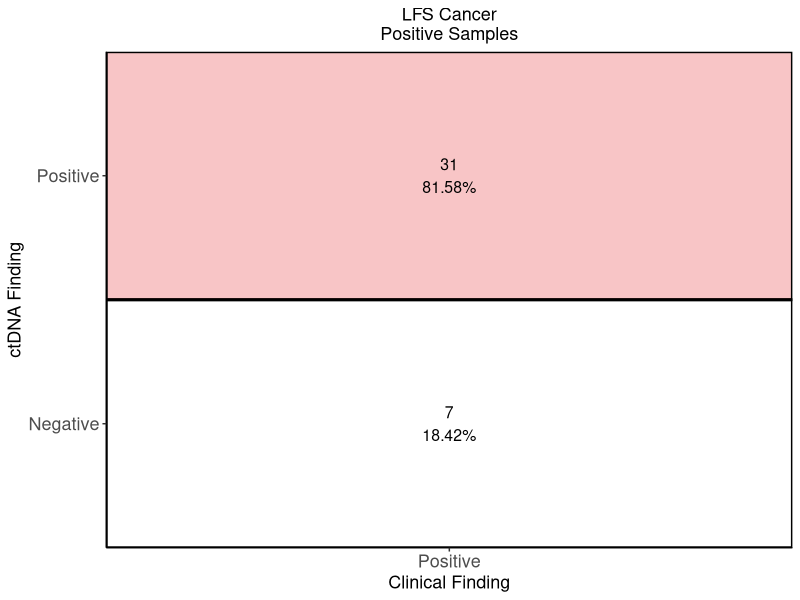
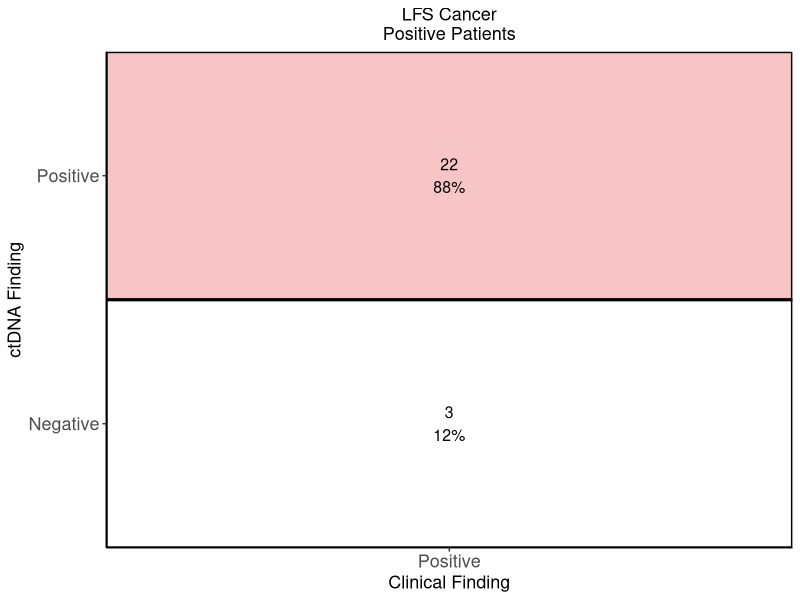
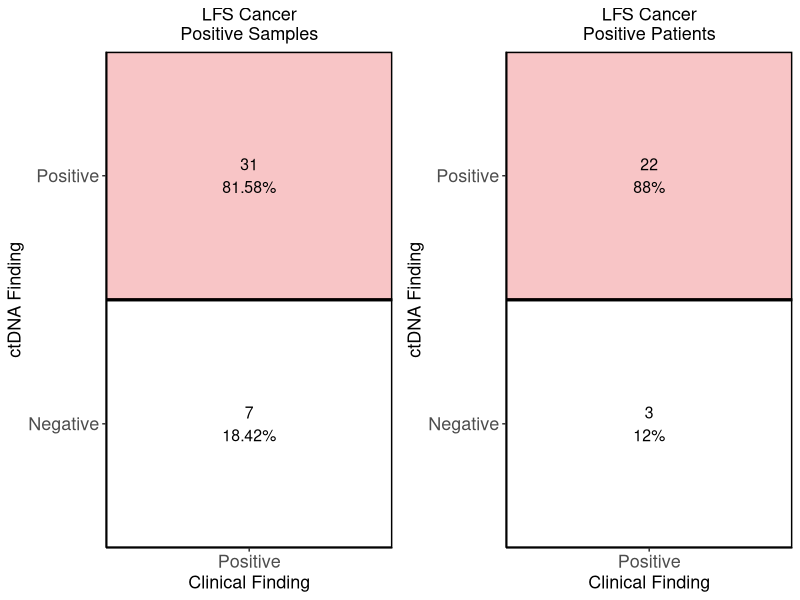
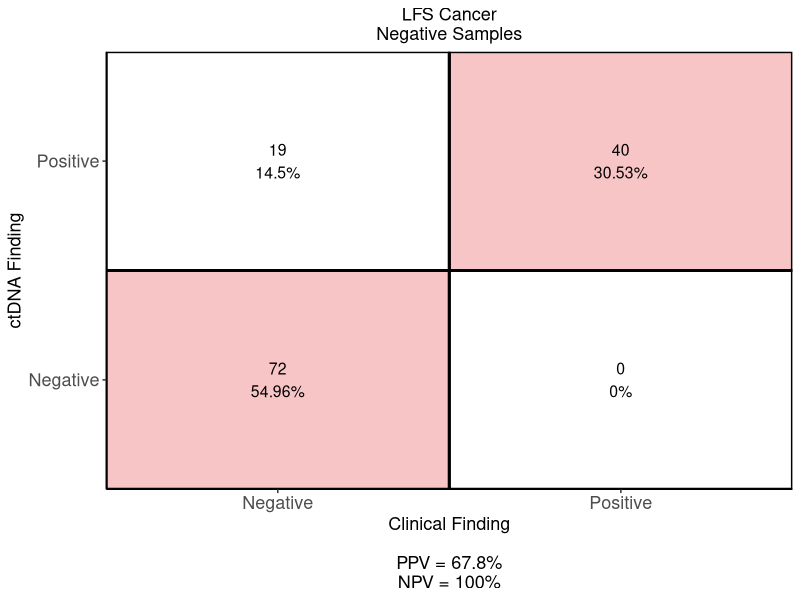
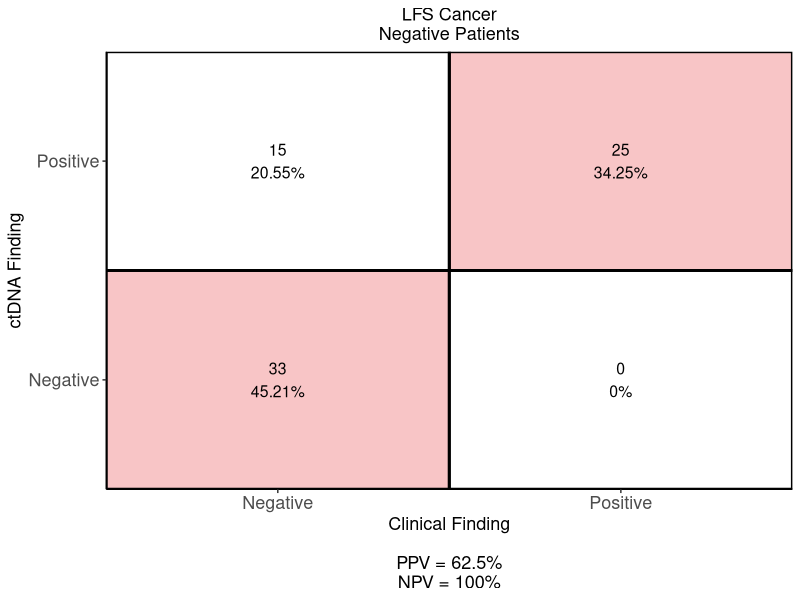
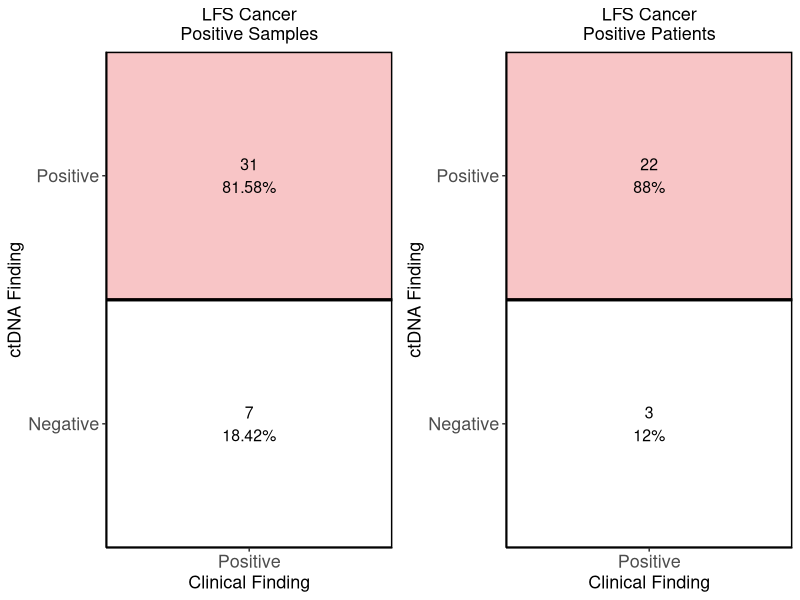

Reproduce these figures in R, in order. (Note: this script raises an error after producing the figures.)
library(ggplot2)
library(ggpubr)

outdir <- "/Users/derekwong/Library/CloudStorage/GoogleDrive-derekwong90@gmail.com/My Drive/Post-Doc/CHARM/LFS/LFS_clinical/figures/integration"

### Make confusion matrices
# Positive samples
data_pos_sample <- data.frame(A = c("Positive", "Positive"),
                              B = c("Negative", "Positive"),
                              Y = c(7, 31),
                              color = c("bad", "good"))
sum_pos_sample <- sum(data_pos_sample$Y)

# Positive patients
data_pos_patient <- data.frame(A = c("Positive", "Positive"),
                               B = c("Negative", "Positive"),
                               Y = c(3, 22),
                               color = c("bad", "good"))
sum_pos_patient <- sum(data_pos_patient$Y)

# Negative samples
data_neg_sample <- data.frame(A = c("Negative", "Negative", "Positive", "Positive"),
                              B = c("Negative", "Positive", "Negative", "Positive"),
                              Y = c(72, 19, 0, 40),
                              color = c("good", "bad", "bad", "good"))
sum_neg_sample <- sum(data_neg_sample$Y)

# Negative patients
data_neg_patient <- data.frame(A = c("Negative", "Negative", "Positive", "Positive"),
                               B = c("Negative", "Positive", "Negative", "Positive"),
                               Y = c(33, 15, 0, 25),
                               color = c("good", "bad", "bad", "good"))
sum_neg_patient <- sum(data_neg_patient$Y)

### Set theme
theme <- theme(plot.title = element_text(hjust = 0.5, size = 13), 
               axis.line = element_line(colour = "black"),
               panel.grid.major = element_blank(),
               panel.grid.minor = element_blank(),
               panel.border = element_blank(),
               panel.background = element_blank(),
               legend.position = "none",
               legend.key = element_rect(fill = "white"),
               legend.text = element_text(size = 12),
               axis.text = element_text(size = 13),
               axis.title = element_text(size = 13))

### Plot cancer positives
mat_pos <- ggplot(data_pos_sample, aes(A, B)) +
  geom_tile(aes(fill = color), color = "black", size = 1, alpha = 0.25) +
  geom_text(aes(label = paste0(Y, "\n", round(Y/sum_pos_sample, 4)*100, "%")), vjust = 0.5, size = 4) +
  scale_fill_manual(values = c(good = "#E41A1C", bad = "white")) +
  xlab("Clinical Finding") +
  ylab("ctDNA Finding") +
  ggtitle("LFS Cancer\nPositive Samples") +
  theme +
  scale_x_discrete(expand = c(0,0)) +
  scale_y_discrete(expand = c(0,0))
mat_pos

mat_pos2 <- ggplot(data_pos_patient, aes(A, B)) +
  geom_tile(aes(fill = color), color = "black", size = 1, alpha = 0.25) +
  geom_text(aes(label = paste0(Y, "\n", round(Y/sum_pos_patient, 4)*100, "%")), vjust = 0.5, size = 4) +
  scale_fill_manual(values = c(good = "#E41A1C", bad = "white")) +
  xlab("Clinical Finding") +
  ylab("ctDNA Finding") +
  ggtitle("LFS Cancer\nPositive Patients") +
  theme +
  scale_x_discrete(expand = c(0,0)) +
  scale_y_discrete(expand = c(0,0))
mat_pos2

fig <- ggarrange(mat_pos, mat_pos2, align = "hv")
fig
ggsave(file.path(outdir, "confusion_matrix_pos.pdf"), fig, width = 5.35, height = 2)

### Plot cancer negatives
mat_neg <- ggplot(data_neg_sample, aes(A, B)) +
  geom_tile(aes(fill = color), color = "black", size = 1, alpha = 0.25) +
  geom_text(aes(label = paste0(Y, "\n", round(Y/sum_neg_sample, 4)*100, "%")), vjust = 0.5, size = 4) +
  scale_fill_manual(values = c(good = "#E41A1C", bad = "white")) +
  xlab(paste0("Clinical Finding\n\nPPV = ", round(data_neg_sample$Y[4]/sum(data_neg_sample$Y[c(2,4)])*100, 2), "%\n",
              "NPV = ", round(data_neg_sample$Y[1]/sum(data_neg_sample$Y[c(1,3)])*100, 2), "%")) +
  ylab("ctDNA Finding") +
  ggtitle("LFS Cancer\nNegative Samples") +
  theme +
  scale_x_discrete(expand = c(0,0)) +
  scale_y_discrete(expand = c(0,0))
mat_neg

mat_neg2 <- ggplot(data_neg_patient, aes(A, B)) +
  geom_tile(aes(fill = color), color = "black", size = 1, alpha = 0.25) +
  geom_text(aes(label = paste0(Y, "\n", round(Y/sum_neg_patient, 4)*100, "%")), vjust = 0.5, size = 4) +
  scale_fill_manual(values = c(good = "#E41A1C", bad = "white")) +
  xlab(paste0("Clinical Finding\n\nPPV = ", round(data_neg_patient$Y[4]/sum(data_neg_patient$Y[c(2,4)])*100, 2), "%\n",
              "NPV = ", round(data_neg_patient$Y[1]/sum(data_neg_patient$Y[c(1,3)])*100, 2), "%")) +
  ylab("ctDNA Finding") +
  ggtitle("LFS Cancer\nNegative Patients") +
  theme +
  scale_x_discrete(expand = c(0,0)) +
  scale_y_discrete(expand = c(0,0))
mat_neg2

fig <- grid.arrange(arrangeGrob(mat_neg + theme(plot.margin=unit(c(0.2,0.2,0.2,0.2), "cm")), 
                                mat_neg2 + theme(axis.title.y = element_blank(),
                                                 axis.text.y = element_blank(),
                                                 plot.margin=unit(c(0.2,0.2,0.2,0.2), "cm")),
                                widths = c(1.5, 1),
                                nrow = 1))
fig
ggsave(file.path(outdir, "confusion_matrix_neg.pdf"), fig, width = 5, height = 4)


